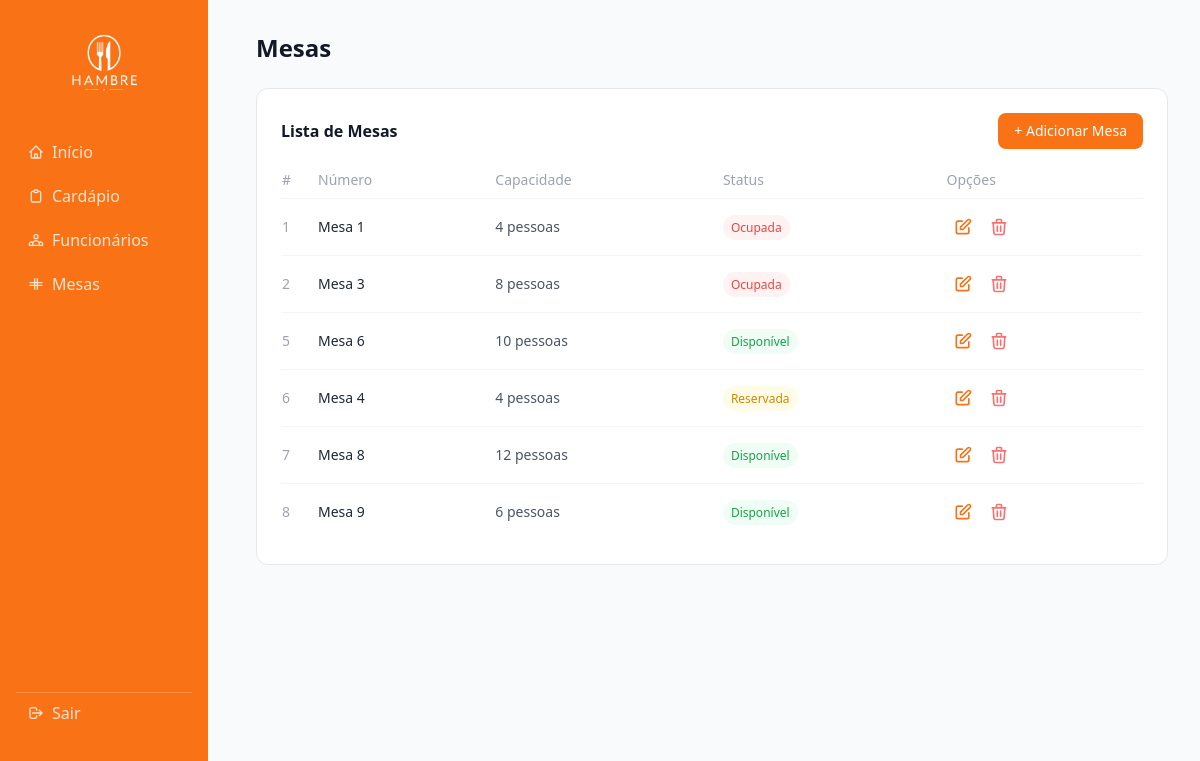
Before: /mesas/index.php (signed in) with the older database file.
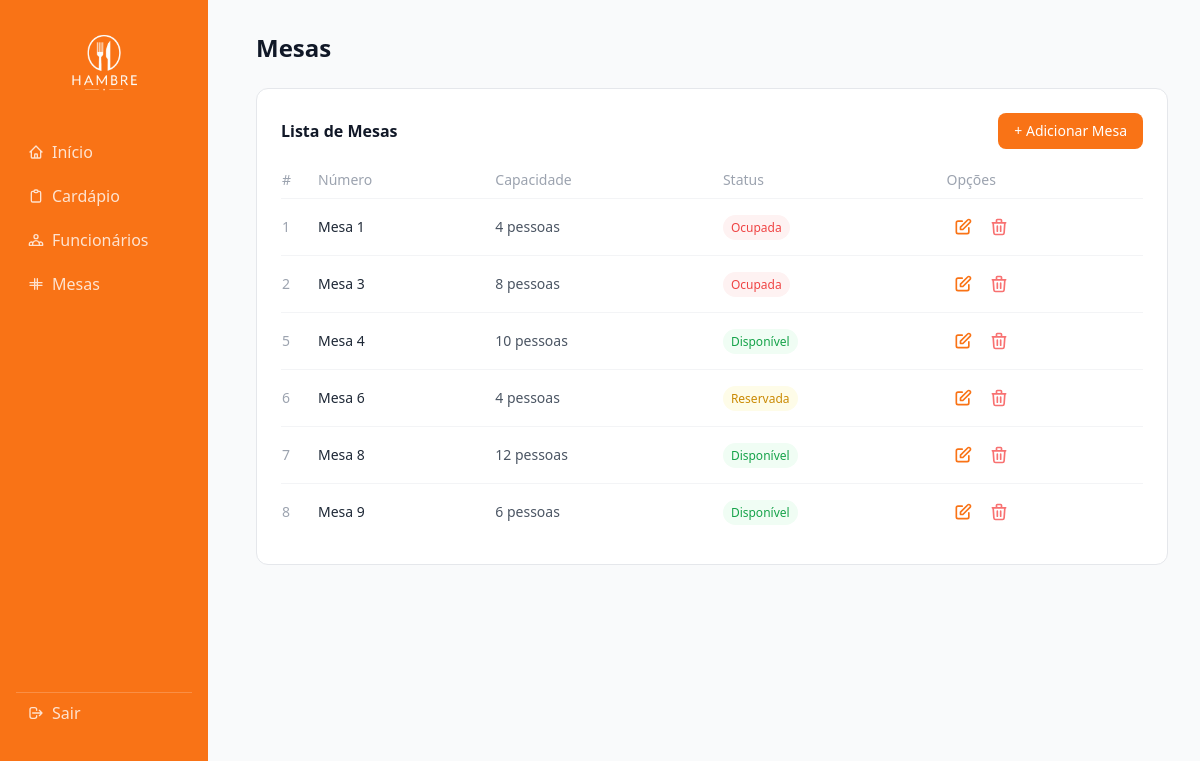
After: the same page with the newer database file.
### tables this page shows
CREATE TABLE `mesas` (
  `id` int NOT NULL,
  `numero` int NOT NULL,
  `capacidade` int NOT NULL,
  `status` varchar(20) DEFAULT 'Disponível'
);

### mesas/funcoes.php (called while the page is built, shortened)
<?php
function listarMesas($con) {
    $stmt = $con->prepare("SELECT * FROM mesas");
    $stmt->execute();
    return $stmt->fetchAll(PDO::FETCH_OBJ);
}
?>

### mesas/index.php (the view, shortened to what this page needs)
<?php require_once "../sidebar.php" ?>
<h1 class="text-2xl font-bold text-gray-900 mb-6">Mesas</h1>
<div class="bg-white rounded-xl border border-gray-200 p-6">
    <div class="flex justify-between items-center mb-5">
        <h2 class="text-base font-semibold text-gray-900">Lista de Mesas</h2>
        <a href="inserir.php" class="bg-orange-500 hover:bg-orange-600 text-white text-sm px-4 py-2 rounded-lg transition">+ Adicionar Mesa</a>
    </div>
    <table class="w-full text-sm">
        <thead>
            <tr class="text-left text-gray-400 border-b border-gray-100">
                <th class="pb-2 font-medium">#</th>
                <th class="pb-2 px-3 font-medium">Número</th>
                <th class="pb-2 px-3 font-medium">Capacidade</th>
                <th class="pb-2 px-3 font-medium">Status</th>
                <th class="pb-2 px-3 font-medium">Opções</th>
            </tr>
        </thead>
        <tbody class="divide-y divide-gray-100">
            <?php
            require_once "funcoes.php";
            $mesas = listarMesas($con);
            foreach($mesas as $m): ?>
            <tr class="hover:bg-gray-50 transition">
                <td class="py-3 text-gray-400"><?= $m->id ?></td>
                <td class="py-3 px-3 text-gray-800 font-medium">Mesa <?= $m->numero ?></td>
                <td class="py-3 px-3 text-gray-600"><?= $m->capacidade ?> pessoas</td>
                <td class="py-3 px-3">
                    <?php if($m->status === 'Disponível'): ?>
                        <span class="bg-green-50 text-green-600 text-xs px-2 py-1 rounded-full">Disponível</span>
                    <?php elseif($m->status === 'Ocupada'): ?>
                        <span class="bg-red-50 text-red-500 text-xs px-2 py-1 rounded-full">Ocupada</span>
                    <?php else: ?>
                        <span class="bg-yellow-50 text-yellow-600 text-xs px-2 py-1 rounded-full">Reservada</span>
                    <?php endif; ?>
                </td>
                <td class="py-3 px-3">
                    <div class="flex gap-1">
                        <a href="editar.php?id=<?= $m->id ?>" class="text-orange-500 hover:bg-orange-50 p-1.5 rounded-lg transition">
                            <svg xmlns="http://www.w3.org/2000/svg" class="w-5 h-5" fill="none" viewBox="0 0 24 24" stroke="currentColor" stroke-width="2">
                                <path stroke-linecap="round" stroke-linejoin="round" d="M11 5H6a2 2 0 00-2 2v11a2 2 0 002 2h11a2 2 0 002-2v-5m-1.414-9.414a2 2 0 112.828 2.828L11.828 15H9v-2.828l8.586-8.586z" />
                            </svg>
                        </a>
                        <a href="excluir.php?id=<?= $m->id ?>" onclick="return confirm('Excluir esta mesa?')" class="text-red-400 hover:bg-red-50 p-1.5 rounded-lg transition">
                            <svg xmlns="http://www.w3.org/2000/svg" class="w-5 h-5" fill="none" viewBox="0 0 24 24" stroke="currentColor" stroke-width="2">
                                <path stroke-linecap="round" stroke-linejoin="round" d="M19 7l-.867 12.142A2 2 0 0116.138 21H7.862a2 2 0 01-1.995-1.858L5 7m5 4v6m4-6v6m1-10V4a1 1 0 00-1-1h-4a1 1 0 00-1 1v3M4 7h16" />
                            </svg>
                        </a>
                    </div>
                </td>
            </tr>
            <?php endforeach; ?>
        </tbody>
    </table>
</div>
</main>
</body>
</html>

Changed rows visible on the page:
changed mesas id 5: numero "6" → "4"
changed mesas id 6: numero "4" → "6"
